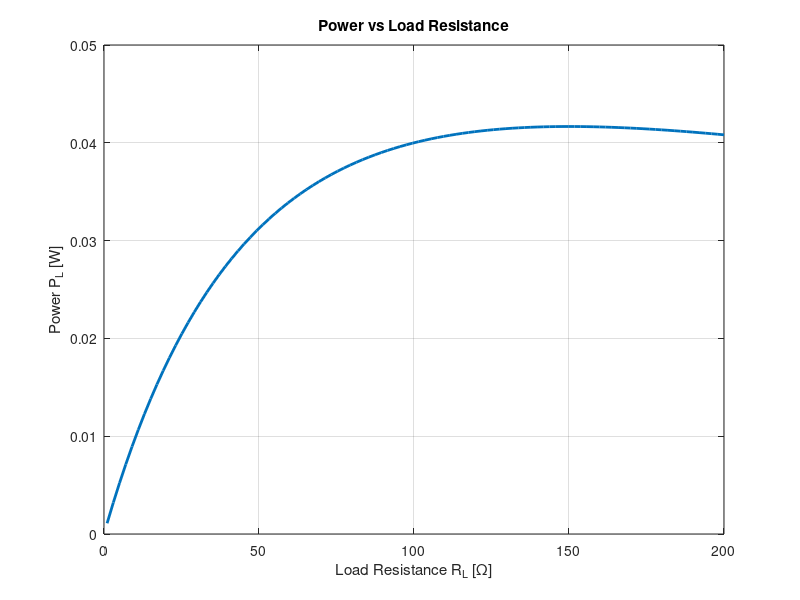

Write MATLAB code to recreate this figure.
% Given Parameters
Vs = 10; % Source voltage
R1 = 100; R2 = 100; R3 = 100;

% 1. Calculate Thevenin Equivalent
V_th = Vs * (R2 / (R1 + R2));
R_th = R3 + (R1 * R2) / (R1 + R2);

% 2. Calculate Load Power
R_L = linspace(1, 200, 100);
P_L = (V_th ./ (R_th + R_L)).^2 .* R_L;

% 3. Plot and Find Maximum
plot(R_L, P_L, 'LineWidth', 2);
xlabel('Load Resistance R_L [\Omega]');
ylabel('Power P_L [W]');
title('Power vs Load Resistance');
grid on;

max_power = max(P_L);
